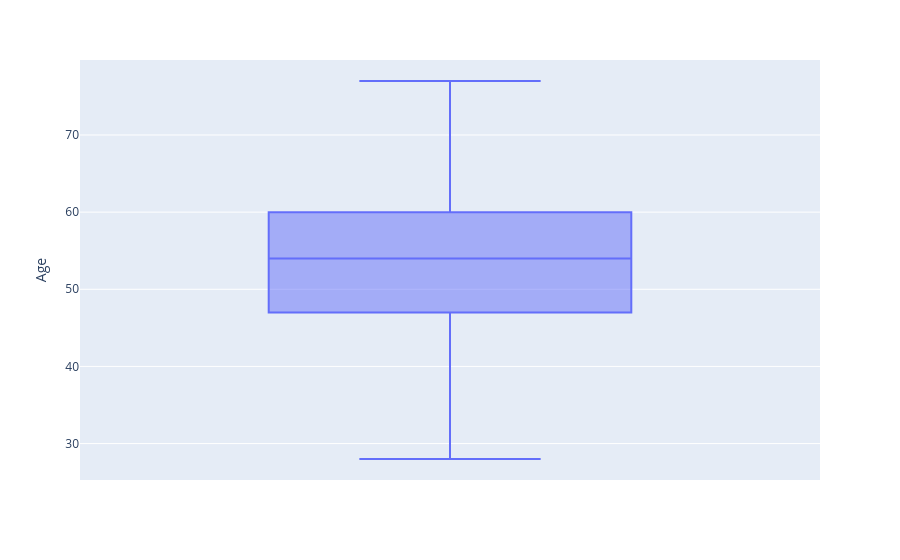

The notebook cell saved with this chart:
### Markdown cell above
#### **Análise de Outliers**

### Code cell
# Idade
px.box(dados2, y='Age')

### Figure 1 — Plotly figure (JSON) as saved in the notebook; plotly's stock layout.template omitted (floating-point values rounded to 4 significant figures; data arrays with more than 128 entries replaced by an {"elided": "..."} marker saying what was removed)
{"data": [{"alignmentgroup": "True", "hovertemplate": "Age=%{y}<extra></extra>", "legendgroup": "", "marker": {"color": "#636efa"}, "name": "", "notched": false, "offsetgroup": "", "orientation": "v", "showlegend": false, "type": "box", "x0": " ", "xaxis": "x", "y": {"elided": "917 int values"}, "y0": " ", "yaxis": "y"}], "layout": {"boxmode": "group", "legend": {"tracegroupgap": 0}, "margin": {"t": 60}, "xaxis": {"anchor": "y", "domain": [0, 1]}, "yaxis": {"anchor": "x", "domain": [0, 1], "title": {"text": "Age"}}}}
